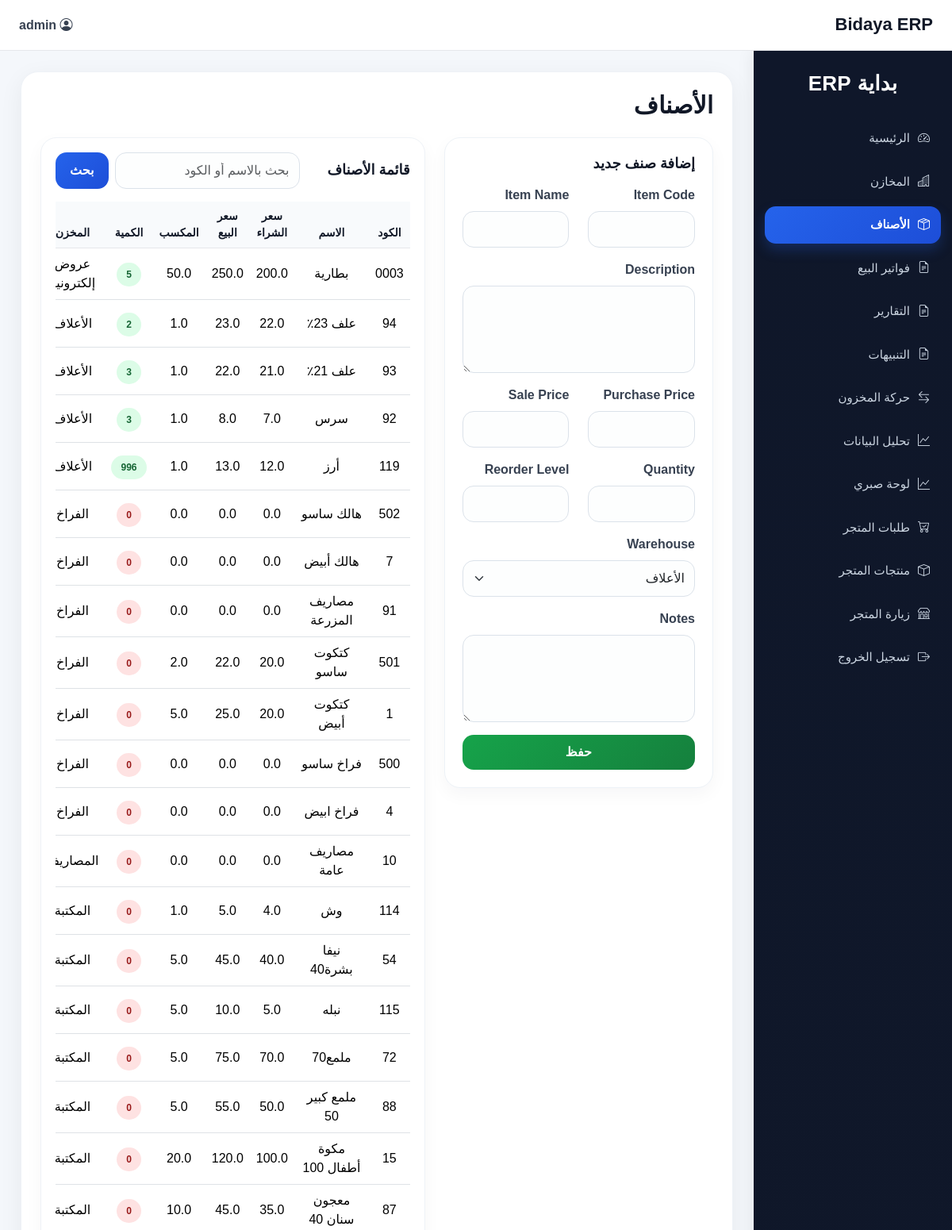
/items (signed in, upper part), run on an earlier commit of the app's database.
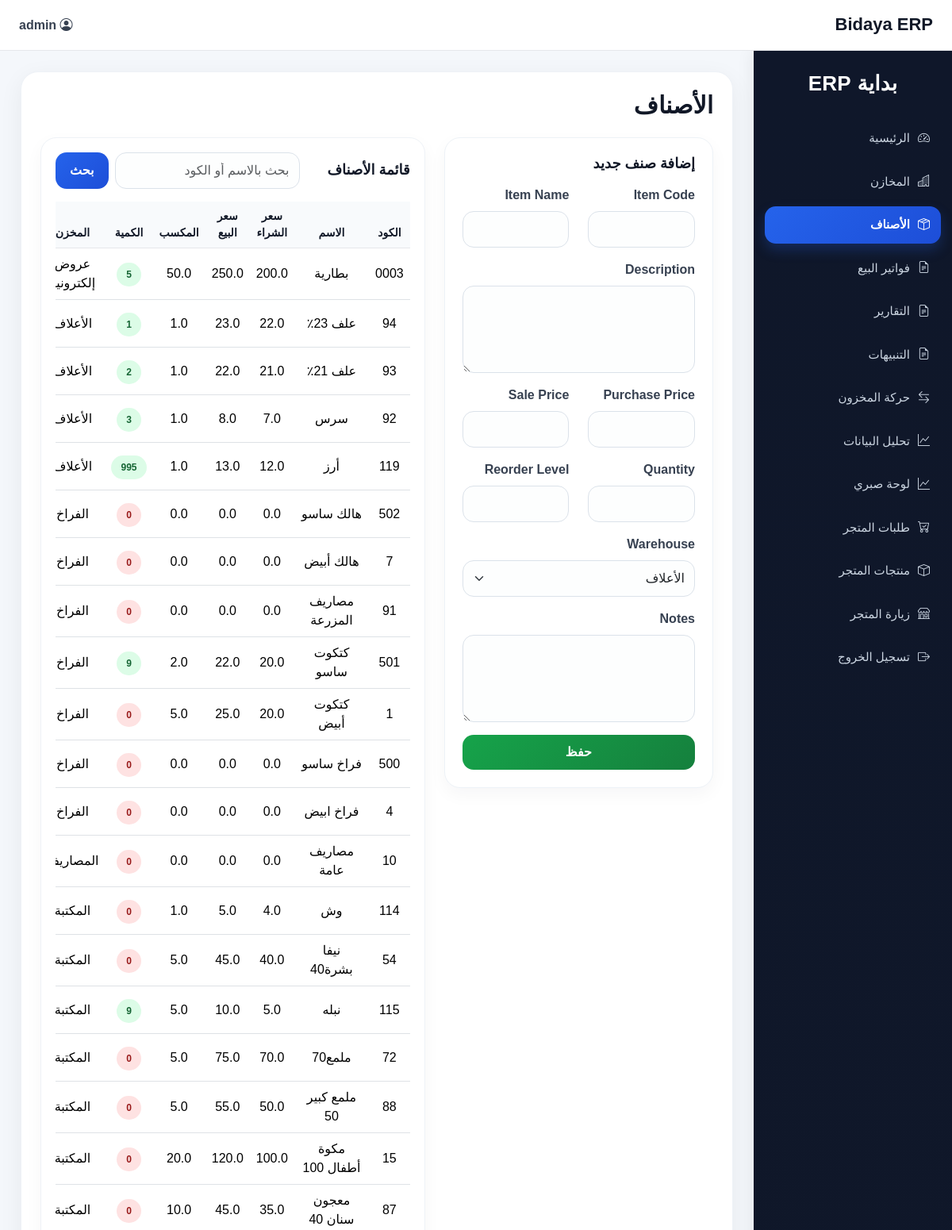
And on a later commit of the database.
### app/models.py (models this page shows)
class Item(db.Model):
    id = db.Column(db.Integer, primary_key=True)
    item_code = db.Column(db.String(50), nullable=False)
    name = db.Column(db.String(100), nullable=False)
    description = db.Column(db.Text)
    purchase_price = db.Column(db.Float, default=0)
    sale_price = db.Column(db.Float, default=0)
    unit_profit = db.Column(db.Float, default=0)
    quantity = db.Column(db.Integer, default=0)
    reorder_level = db.Column(db.Integer, default=0)
    notes = db.Column(db.Text)
    warehouse_id = db.Column(db.Integer, db.ForeignKey("warehouse.id"), nullable=False)

class Warehouse(db.Model):
    id = db.Column(db.Integer, primary_key=True)
    name = db.Column(db.String(100), nullable=False)
    category = db.Column(db.String(100), nullable=False)
    notes = db.Column(db.Text)
    items = db.relationship("Item", backref="warehouse", lazy=True)

### app/routes.py (the view, shortened to what this page needs)
    @app.route("/items", methods=["GET", "POST"])
    @login_required
    def items():
        form = ItemForm()
        form.warehouse_id.choices = [(w.id, w.name) for w in Warehouse.query.order_by(Warehouse.name.asc()).all()]
        q = request.args.get("q", "").strip()
        query = Item.query
        if q:
            query = query.filter(
                Item.name.contains(q) | Item.item_code.contains(q) | Item.description.contains(q)
            )
        all_items = query.order_by(Item.id.desc()).all()
        return render_template("items.html", form=form, items=all_items, q=q)

### app/forms.py
class ItemForm(FlaskForm):
    item_code = StringField("Item Code", validators=[DataRequired()])
    name = StringField("Item Name", validators=[DataRequired()])
    description = TextAreaField("Description")
    purchase_price = FloatField("Purchase Price", validators=[DataRequired()])
    sale_price = FloatField("Sale Price", validators=[DataRequired()])
    quantity = IntegerField("Quantity", validators=[DataRequired()])
    reorder_level = IntegerField("Reorder Level", validators=[DataRequired()])
    warehouse_id = SelectField("Warehouse", coerce=int, validators=[DataRequired()])
    notes = TextAreaField("Notes")
    submit = SubmitField("حفظ")

### app/models.py (called while the page is built)
@login_manager.user_loader
def load_user(user_id):
    return User.query.get(int(user_id))

### app/templates/items.html (shortened to what the changed rows need)
{% extends "layout.html" %}
{% block content %}
<h2 class="page-title">الأصناف</h2>
<div class="row g-4">
    <div class="col-lg-7">
        <div class="table-wrap">
            <div class="table-responsive">
                <table class="table text-center">
                    <thead>
                        <tr>
                            <th>الكود</th>
                            <th>الاسم</th>
                            <th>سعر الشراء</th>
                            <th>سعر البيع</th>
                            <th>المكسب</th>
                            <th>الكمية</th>
                            <th>المخزن</th>
                        </tr>
                    </thead>
                    <tbody>
                        {% for item in items %}
                        <tr>
                            <td>{{ item.item_code }}</td>
                            <td>{{ item.name }}</td>
                            <td>{{ item.purchase_price }}</td>
                            <td>{{ item.sale_price }}</td>
                            <td>{{ item.unit_profit }}</td>
                            <td>
                                {% if item.quantity <= item.reorder_level %} <span class="badge-soft-danger">{{
                                    item.quantity }}</span>
                                    {% else %}
                                    <span class="badge-soft-success">{{ item.quantity }}</span>
                                    {% endif %}
                            </td>
                            <td>{{ item.warehouse.name }}</td>
                        </tr>
                        {% else %}
                        <tr>
                            <td colspan="8" class="empty-state">لا توجد أصناف حتى الآن</td>
                        </tr>
                        {% endfor %}
                    </tbody>
                </table>
            </div>
        </div>
    </div>
</div>
{% endblock %}

What changed in the data, as far as the page shows it:
changed Item "علف 23٪": quantity "2" → "1"
changed Item "علف 21٪": quantity "3" → "2"
changed Item "أرز": quantity "996" → "995"
changed Item "كتكوت ساسو": quantity "0" → "9"
changed Item "نبله": quantity "0" → "9"
